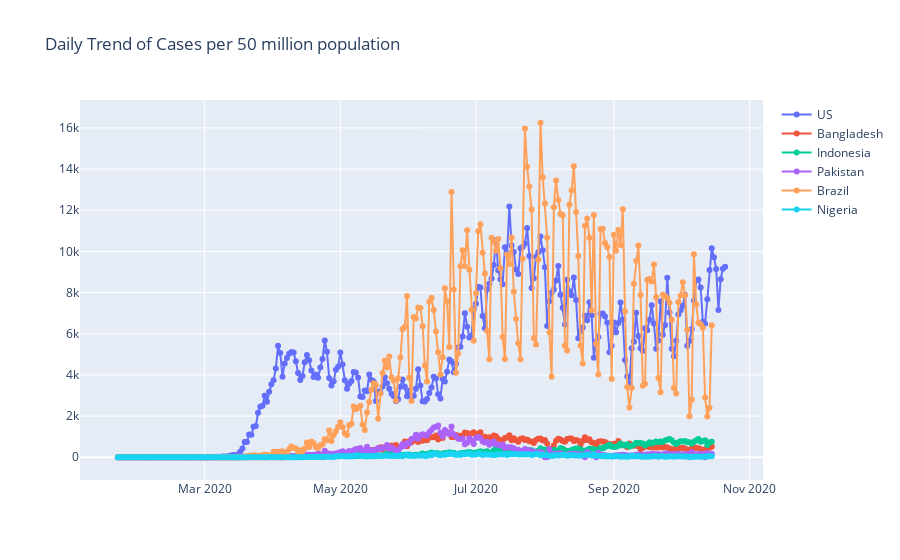

Notebook code cell kept with this figure:
### Markdown cell above
# Plot Daily Trends

### Code cell
trace0 = go.Scatter(x=Norm_NewUScases.index, y=Norm_NewUScases["UnitedStates"], 
                    name="US", 
                    mode="lines+markers") 

trace1 = go.Scatter(x=Norm_CountryCases.index, y=Norm_CountryCases["Bangladesh"], 
                    name="Bangladesh", 
                    mode="lines+markers")  

trace2 = go.Scatter(x=Norm_CountryCases.index, y=Norm_CountryCases["Indonesia"], 
                    name="Indonesia", 
                    mode="lines+markers") 

trace3 = go.Scatter(x=Norm_CountryCases.index, y=Norm_CountryCases["Pakistan"], 
                    name="Pakistan", 
                    mode="lines+markers") 

trace4 = go.Scatter(x=Norm_CountryCases.index, y=Norm_CountryCases["Brazil"], 
                    name="Brazil", 
                    mode="lines+markers") 

trace5 = go.Scatter(x=Norm_CountryCases.index, y=Norm_CountryCases["Nigeria"], 
                    name="Nigeria", 
                    mode="lines+markers")

mydata = go.Data([trace0, trace1,trace2, trace3,trace4,trace5])

mylayout = go.Layout(
    title="Daily Trend of Cases per 50 million population"
)

fig = go.Figure(data=mydata, layout=mylayout)

plotly.offline.iplot(fig, filename = '')

fig.write_image("images/DailyTrend_NewCases_Countries.png")

### Figure 1 — Plotly figure (JSON) as saved in the notebook; plotly's stock layout.template omitted (floating-point values rounded to 4 significant figures; data arrays with more than 128 entries replaced by an {"elided": "..."} marker saying what was removed)
{"data": [{"mode": "lines+markers", "name": "US", "type": "scatter", "x": {"elided": "274 str values"}, "y": {"elided": "274 int values"}}, {"mode": "lines+markers", "name": "Bangladesh", "type": "scatter", "x": {"elided": "268 str values"}, "y": {"elided": "268 int values"}}, {"mode": "lines+markers", "name": "Indonesia", "type": "scatter", "x": {"elided": "268 str values"}, "y": {"elided": "268 int values"}}, {"mode": "lines+markers", "name": "Pakistan", "type": "scatter", "x": {"elided": "268 str values"}, "y": {"elided": "268 int values"}}, {"mode": "lines+markers", "name": "Brazil", "type": "scatter", "x": {"elided": "268 str values"}, "y": {"elided": "268 int values"}}, {"mode": "lines+markers", "name": "Nigeria", "type": "scatter", "x": {"elided": "268 str values"}, "y": {"elided": "268 int values"}}], "layout": {"title": {"text": "Daily Trend of Cases per 50 million population"}}}
